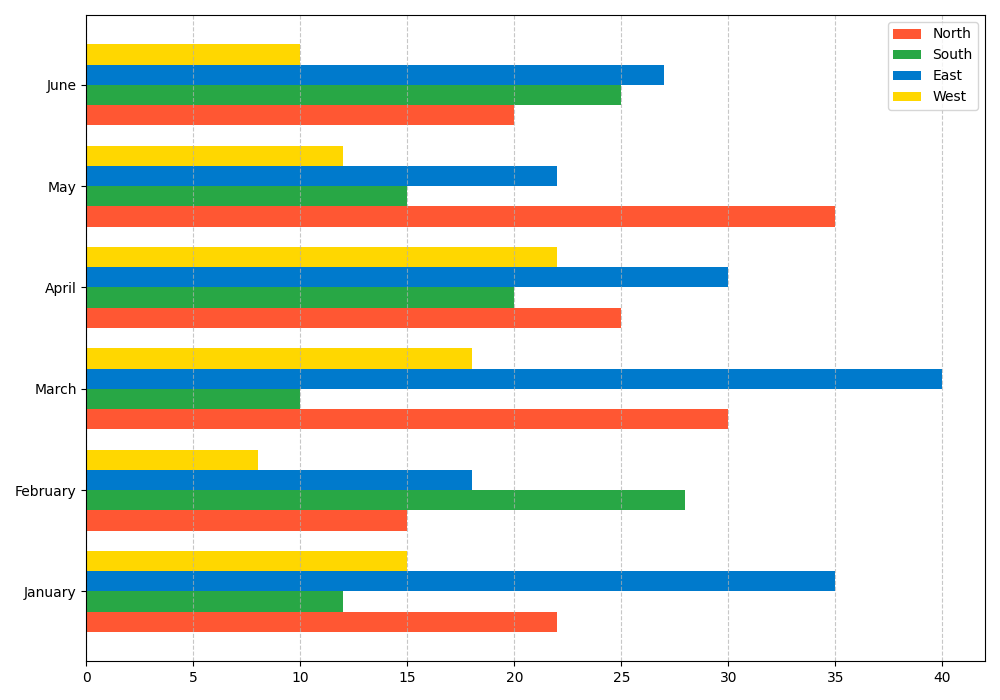

Recreate this plot in Python.
import matplotlib.pyplot as plt
import numpy as np

months = ['January', 'February', 'March', 'April', 'May', 'June']
north_sales = [22, 15, 30, 25, 35, 20]
south_sales = [12, 28, 10, 20, 15, 25]
east_sales = [35, 18, 40, 30, 22, 27]
west_sales = [15, 8, 18, 22, 12, 10]

# The order of colors is changed from the reference code
colors = ['#FF5733', '#28A745', '#007ACC', '#FFD700']

fig, ax = plt.subplots(figsize=(10, 7))

bar_height = 0.2
index = np.arange(len(months))

# Assign the shuffled colors to the different sales regions
ax.barh(index - bar_height*1.5, north_sales, bar_height, color=colors[0], label='North')
ax.barh(index - bar_height/2, south_sales, bar_height, color=colors[1], label='South')
ax.barh(index + bar_height/2, east_sales, bar_height, color=colors[2], label='East')
ax.barh(index + bar_height*1.5, west_sales, bar_height, color=colors[3], label='West')

ax.set_yticks(index)
ax.set_yticklabels(months)
ax.xaxis.grid(True, linestyle='--', alpha=0.7)

ax.legend()
plt.tight_layout()
plt.show()
